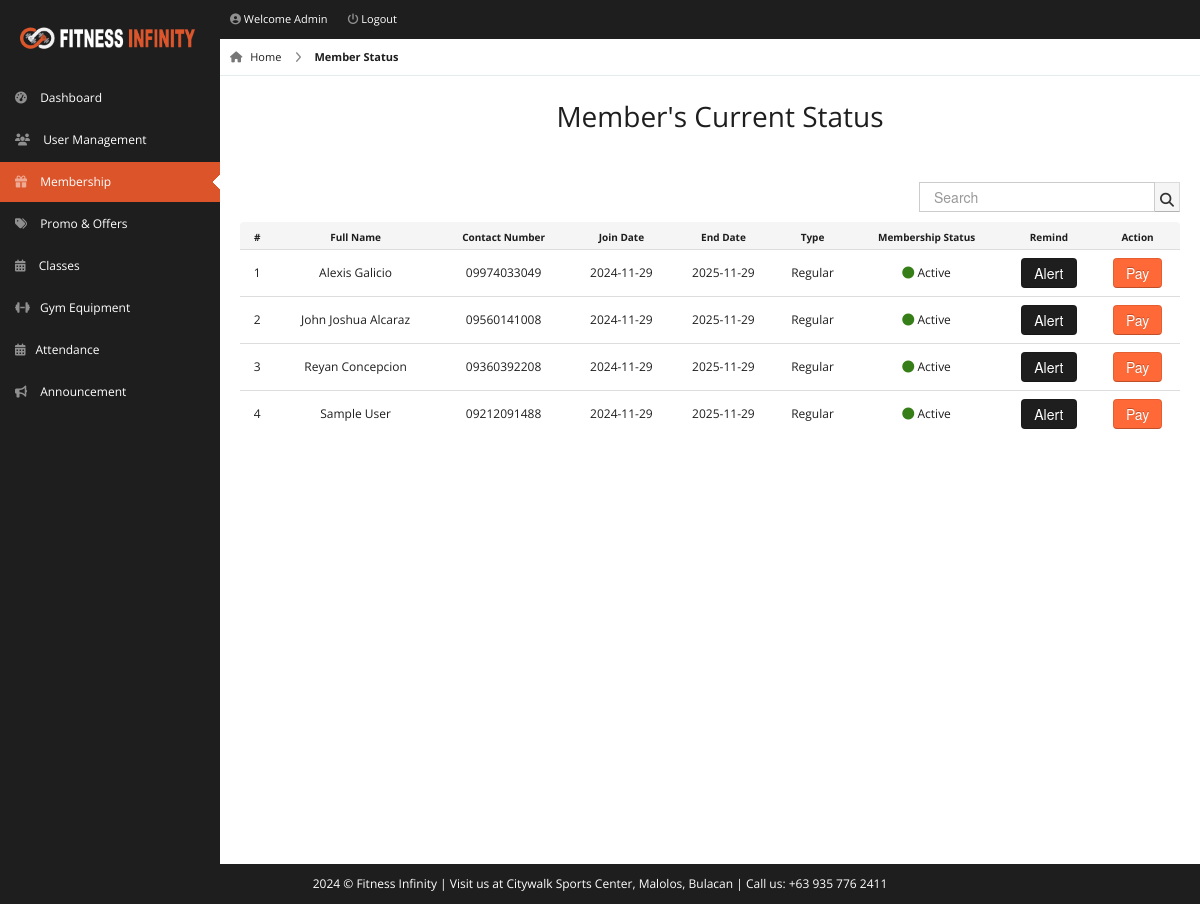
Before: /pages/admin/member-status.php (signed in) with the older database file.
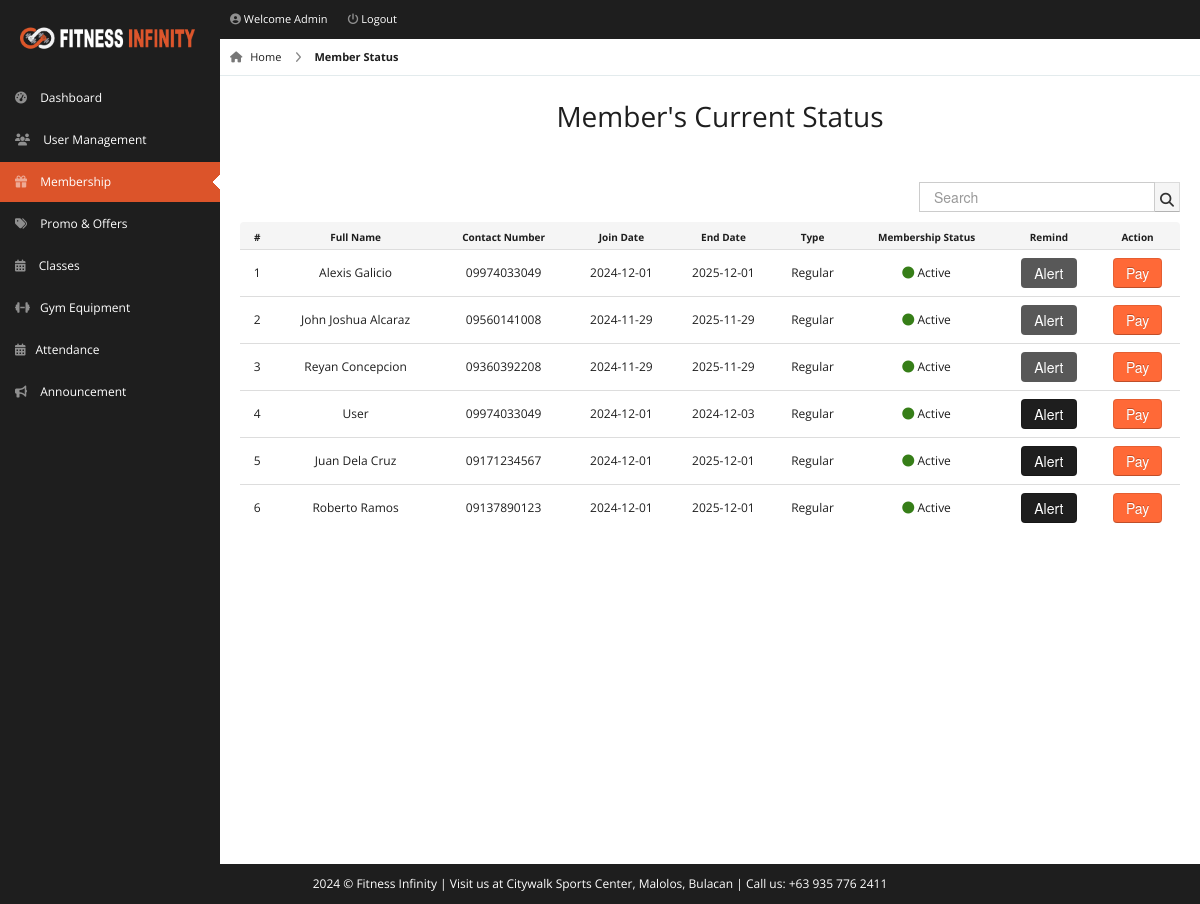
After: the same page with the newer database file.
### tables this page shows
CREATE TABLE `members` (
  `user_id` int(11) NOT NULL,
  `fullname` varchar(100) NOT NULL,
  `username` varchar(20) NOT NULL,
  `password` varchar(100) NOT NULL,
  `gender` varchar(20) NOT NULL,
  `amount` decimal(10,2) NOT NULL,
  `address` varchar(150) NOT NULL,
  `contact` varchar(11) NOT NULL,
  `email` varchar(100) NOT NULL,
  `status` varchar(20) NOT NULL,
  `reminder` int(11) NOT NULL DEFAULT 0,
  `membership_start` varchar(20) NOT NULL,
  `membership_end` varchar(20) NOT NULL,
  `type` varchar(50) NOT NULL,
  `attendance_count` int(100) NOT NULL,
  `reset_token_hash` varchar(644) DEFAULT NULL,
  `reset_token_hash_exp_at` datetime DEFAULT NULL
);

### pages/admin/member-status.php (the view, shortened to what this page needs)
<!DOCTYPE html>
<html lang="en">
<head>
  <link rel="stylesheet" href="../../css/bootstrap.min.css" />
  <link rel="stylesheet" href="../../css/bootstrap-responsive.min.css" />
  <link rel="stylesheet" href="../../css/fullcalendar.css" />
  <link rel="stylesheet" href="../../css/matrix-style.css" />
  <link rel="stylesheet" href="../../css/matrix-media.css" />
  <link rel="stylesheet" href="../../css/jquery.gritter.css" />
  <link href="https://cdnjs.cloudflare.com/ajax/libs/font-awesome/6.5.1/css/all.min.css" rel="stylesheet">
</head>
<body>
  <div id="header">
    <h1><a href="dashboard.html">Fitness Infinity Gym Admin</a></h1>
  </div>
  <?php include 'includes/topheader.php' ?>
  <?php $page = 'member-status';
  include 'includes/sidebar.php' ?>
  <div id="content">
    <div id="content-header">
      <div id="breadcrumb"> <a href="index.php" title="Go to Home" class="tip-bottom"><i class="fas fa-home"></i>
          Home</a> <a href="member-status.php" class="current">Member Status</a> </div>
      <h1 class="text-center">Member's Current Status</i></h1>
    </div>
    <div class="container-fluid">
      <div class="row-fluid">
        <div class="span12">
          <div class='widget-box'>
            <form id="custom-search-form" class="form-search form-horizontal pull-right">
              <div class="input-append span12">
                <input type="text" id="searchInput" class="search-query" placeholder="Search" onkeyup="searchTable()">
                <button type="button" class="btn"><i class="fas fa-search"></i></button>
              </div>
            </form>
            <div class='widget-content nopadding'>
              <?php
              include "dbcon.php";
              $qry = "select * from members where type='Regular'";
              $cnt = 1;
              $result = mysqli_query($con, $qry);
              echo "<table class='table table-bordered table-hover data-table'>
              <thead>
                <tr>
                  <th>#</th>
                  <th>Full Name</th>
                  <th>Contact Number</th>
                  <th>Join Date</th>
                  <th>End Date</th>
                  <th>Type</th>
                  <th>Membership Status</th>
                  <th>Remind</th>
                  <th>Action</th>
                </tr>
              </thead>";
              while ($row = mysqli_fetch_array($result)) {
                echo "<tbody>
                    <td><div class='text-center'>{$cnt}</div></td>
                    <td><div class='text-center'>{$row['fullname']}</div></td>
                    <td><div class='text-center'>{$row['contact']}</div></td>
                    <td><div class='text-center'>{$row['membership_start']}</div></td>
                    <td><div class='text-center'>{$row['membership_end']}</div></td>
                    <td><div class='text-center'>{$row['type']}</div></td>
                    <td><div class='text-center'>";
                if ($row['status'] == 'Active') {
                  echo '<i class="fas fa-circle" style="color:#367E18;"></i> Active';
                } else if ($row['status'] == 'Expired') {
                  echo '<i class="fas fa-circle" style="color:#f74d4d;"></i> Expired';
                } else if ($row['status'] == 'Pending') {
                  echo '<i class="fas fa-circle" style="color:#FF9A00;"></i> Pending';
                } else {
                  echo $row['status'];
                }
                echo "</div></td>
                  <td><div class='text-center'>
                      <a href='sendReminder.php?id=" . $row['user_id'] . "'>
                        <button class='btn btn-inverse' " . ($row['reminder'] == 1 ? "disabled" : "") . ">Alert</button>
                      </a>
                    </div>
                  </td>
                  <td>
                      <div class='text-center'>
                      <a href='user-payment.php?id=" . $row['user_id'] . "'><button
                            class='btn btn-primary btn'></i> Pay</button></a></div>
                  </td>
                </tbody>";
                $cnt++;
              }
              ?>
              </table>
            </div>
          </div>
        </div>
      </div>
    </div>
  </div>
  <div class="row-fluid">
    <div id="footer" class="span12"> <?php echo date("Y"); ?> &copy; Fitness Infinity | Visit us at Citywalk Sports
      Center, Malolos, Bulacan | Call us: +63 935 776 2411</a> </div>
  </div>
</body>
</html>

Changed rows visible on the page:
changed members "Alexis Galicio": membership_start "2024-11-29" → "2024-12-01"; membership_end "2025-11-29" → "2025-12-01"; reminder 0 → 1 (drawn)
changed members "John Joshua Alcaraz": reminder 0 → 1 (drawn)
changed members "Reyan Concepcion": reminder 0 → 1 (drawn)
changed members: fullname "Sample User" → "User"; contact "09212091488" → "09974033049"; membership_start "2024-11-29" → "2024-12-01"; membership_end "2025-11-29" → "2024-12-03"
added members: fullname "Juan Dela Cruz", contact "09171234567", membership_start "2024-12-01", membership_end "2025-12-01", type "Regular", status "Active" (drawn)
added members: fullname "Roberto Ramos", contact "09137890123", membership_start "2024-12-01", membership_end "2025-12-01", type "Regular", status "Active" (drawn)
